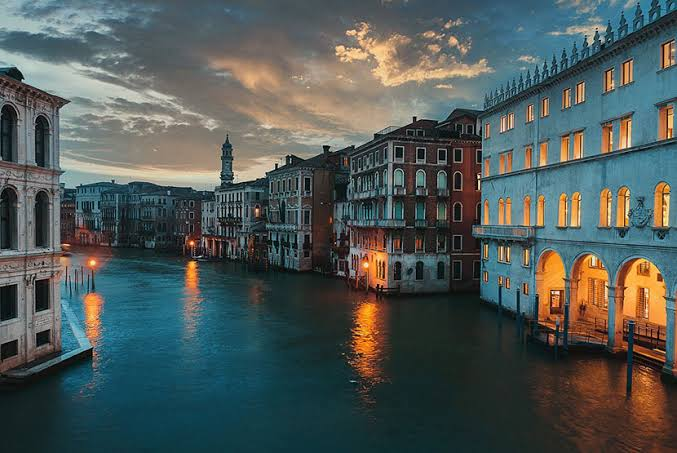
#> input picture Main_project/zerowatermark/uploads/1.jpeg, 677 x 453 px, found by its file name
$ jupyter execute Main_Project_different.ipynb
#> lines starting #> are read from the running program, lines starting #| are printed output that depends on the picture
[cell 1]
import cv2
import numpy as np

# Load the four images to be fused
img1 = cv2.imread("E:/S4/Project/Main Project/images/1.jpeg")
#> img1 is the input picture: shape (453, 677, 3); mean B, G, R 86.6, 88.7, 79.3
img2 = cv2.imread("E:/S4/Project/Main Project/images/2.jpeg")
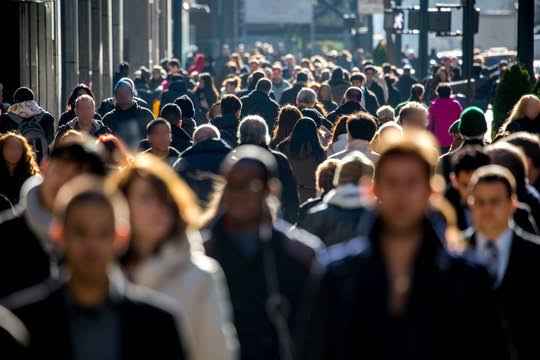
#> input picture Main_project/zerowatermark/uploads/2.jpeg, 540 x 360 px, found by its file name
#> img2 is the input picture: shape (360, 540, 3); mean B, G, R 65.1, 64.5, 68.2
img3 = cv2.imread("E:/S4/Project/Main Project/images/3.jpeg")
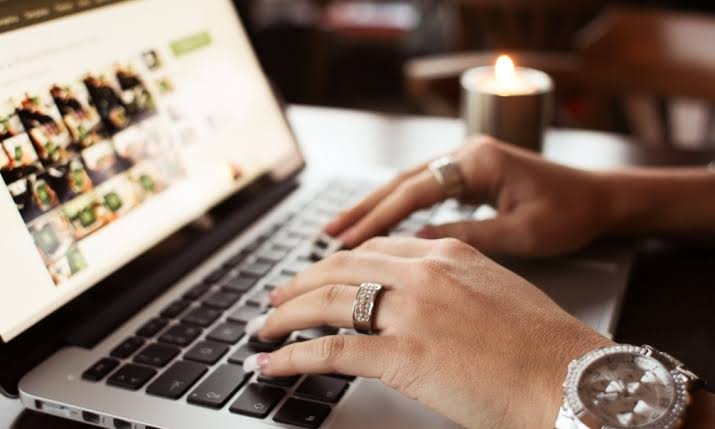
#> input picture Main_project/zerowatermark/uploads/3.jpeg, 715 x 429 px, found by its file name
#> img3 is the input picture: shape (429, 715, 3); mean B, G, R 102.9, 115.6, 136.3
img4 = cv2.imread("E:/S4/Project/Main Project/images/4.jpeg")
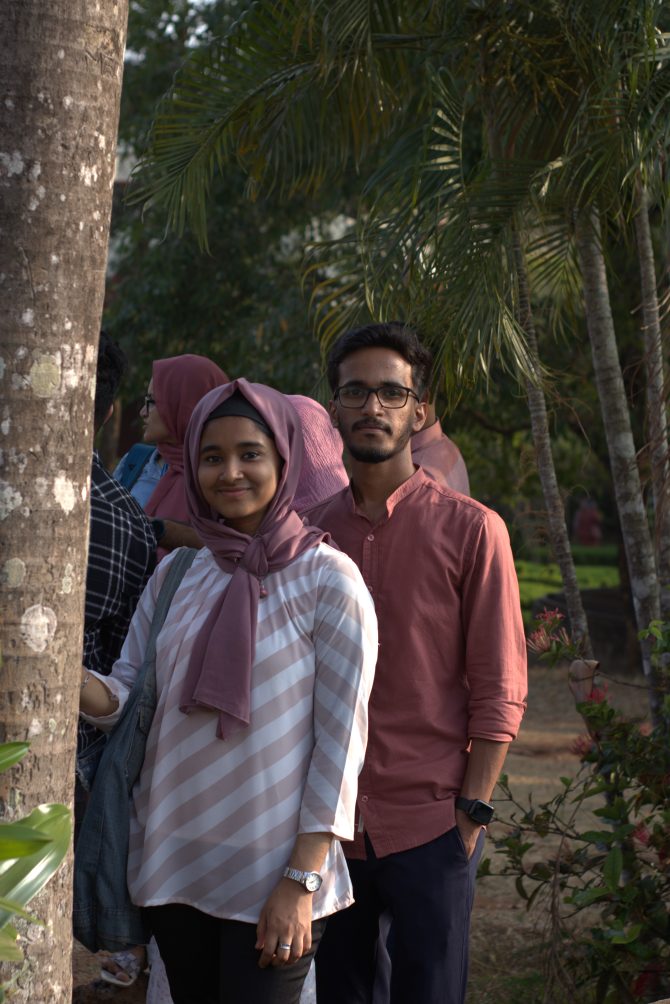
#> input picture images/4.jpeg, 4020 x 6024 px, found by its file name (shown at 1/6 size)
#> img4 is the input picture: shape (6024, 4020, 3); mean B, G, R 57.8, 64.3, 72.1

# Resize the images to the same size
img1 = cv2.resize(img1, (680, 400),interpolation=cv2.INTER_AREA)
#> img1: shape (400, 680, 3)
img2 = cv2.resize(img2, (680, 400),interpolation=cv2.INTER_AREA)
#> img2: shape (400, 680, 3)
img3 = cv2.resize(img3, (680, 400),interpolation=cv2.INTER_AREA)
#> img3: shape (400, 680, 3)
img4 = cv2.resize(img4, (680, 400),interpolation=cv2.INTER_AREA)
#> img4: shape (400, 680, 3)

gray1 = cv2.cvtColor(img1, cv2.COLOR_BGR2GRAY)
gray2 = cv2.cvtColor(img2, cv2.COLOR_BGR2GRAY)
gray3 = cv2.cvtColor(img3, cv2.COLOR_BGR2GRAY)
gray4 = cv2.cvtColor(img4, cv2.COLOR_BGR2GRAY)
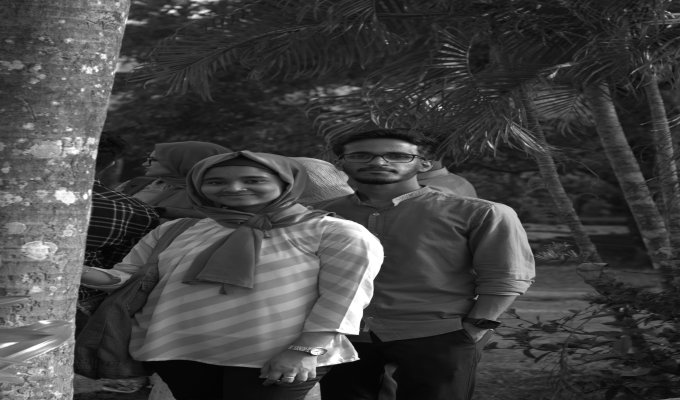
#> gray4: shape (400, 680); min 4, max 255, mean 65.9

fused1 = cv2.addWeighted(gray1, 0.5, gray2, 0.5, 0)
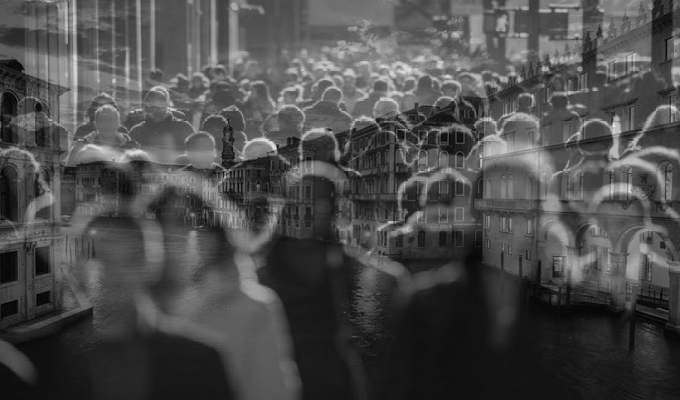
#> fused1: shape (400, 680); min 2, max 233, mean 75.6
fused2 = cv2.addWeighted(gray3, 0.5, gray4, 0.5, 0)
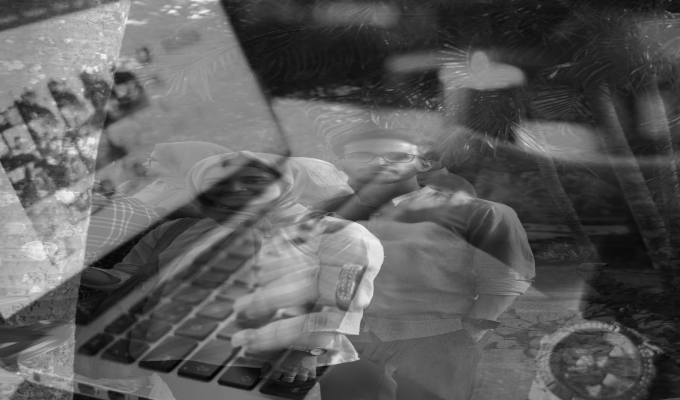
#> fused2: shape (400, 680); min 3, max 245, mean 93.1

final_fused = cv2.add(fused1, fused2)
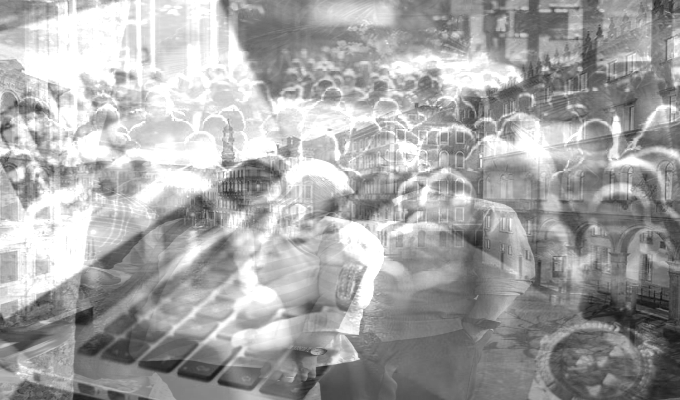
#> final_fused: shape (400, 680); min 19, max 255, mean 165.7

cv2.imshow('final_fused.jpg', final_fused)
cv2.imwrite('E:/S4/Project/Main Project/images/output.jpg', final_fused)
cv2.waitKey(0)
cv2.destroyAllWindows()

[cell 2]
x = final_fused.shape[1] // 2 - 50
#> x = 290
y = final_fused.shape[0] // 2 - 50
#> y = 150
width = 100
height = 100
effective_area = final_fused[y:y+height, x:x+width]
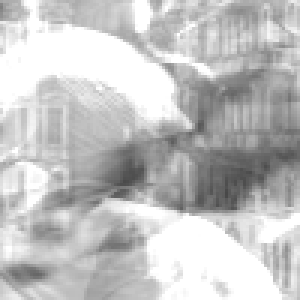
#> effective_area: shape (100, 100) (shown 3 times larger); min 72, max 255, mean 194.7
N = 256
effective_area_resized = cv2.resize(effective_area, (N, N))
cv2.imwrite('E:/S4/Project/Main Project/images/effective_area.jpg', effective_area_resized)
#> Out = True

[cell 3]
import pywt
import numpy as np
import cv2

# Load the image
image = cv2.imread('E:/S4/Project/Main Project/images/effective_area.jpg', 0)
#> image: shape (256, 256); min 73, max 255, mean 194.6

# Define the wavelet to use (in this case, we will use the Haar wavelet)
wavelet = pywt.Wavelet('haar')

# Decompose the image using the Lifting Wavelet Transform
coeffs = pywt.wavedec2(image, wavelet, mode='symmetric', level=1)
#> coeffs = 2 items

# Extract the approximation coefficients (which correspond to the low frequency information)
A = coeffs[0]
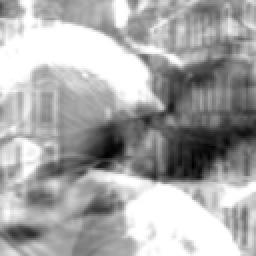
#> A: shape (128, 128) float64 (shown 2 times larger); min 151, max 510, mean 389.1; drawn with min black and max white

# Save the approximation coefficients as an image
cv2.imwrite('E:/S4/Project/Main Project/images/approximation_coefficients.jpg', A)
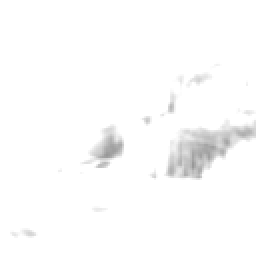
#> saved as approximation_coefficients.jpg: shape (128, 128) (shown 2 times larger); min 151, max 255, mean 251.6
#> Out = True

[cell 4]
import numpy as np
import cv2

# Load the low-frequency coefficient image
A = cv2.imread('E:/S4/Project/Main Project/images/approximation_coefficients.jpg', 0)
#> A: shape (128, 128); min 149, max 255, mean 251.6

# Define the block size
n = 8

# Divide the image into blocks of size n x n
blocks = [A[j:j+n, i:i+n] for (j, i) in np.ndindex(A.shape[0]//n, A.shape[1]//n)]
#> blocks = 256 items

# Apply QR decomposition to each block
Q_blocks = []
R_blocks = []
for block in blocks:
    Q, R = np.linalg.qr(block)
    Q_blocks.append(Q)
    R_blocks.append(R)
#> after the loop, Q_blocks = 256 items; R_blocks = 256 items

# Save the Q and R blocks as separate images
for i in range(len(blocks)):
    cv2.imwrite(f'E:/S4/Project/Main Project/images/block/Q_block_{i}.jpg', Q_blocks[i])
    cv2.imwrite(f'E:/S4/Project/Main Project/images/block/R_block_{i}.jpg', R_blocks[i])

[cell 5]
import numpy as np

# Define the size of the matrix
k = 4

# Generate a random matrix of size k x k
A = np.random.rand(k, k)

# Compute the 2-norm of each column of the matrix
col_norms = np.linalg.norm(A, ord=2, axis=0)

# Construct a diagonal matrix of the column norms
D = np.diag(col_norms)

# Compute the 2-norm of the original matrix using the singular value decomposition (SVD)
svd = np.linalg.svd(A)
matrix_norm = svd[1][0]

# Print the original matrix and the 2-norm matrix
print("Original matrix:")
print(A)
print("2-norm matrix:")
print(D)
print("2-norm of the original matrix:")
print(matrix_norm)

[cell 6]
import cv2
import numpy as np

# Normalize 2-norm values to range [0, 255]
cv2.normalize(matrix_norm, matrix_norm, 0, 255, cv2.NORM_MINMAX)

# Binarize 2-norm values
_, binarized_img = cv2.threshold(matrix_norm, 128, 255, cv2.THRESH_BINARY)
#> binarized_img = [0, 0, 0, 0]

# Save feature image
cv2.imwrite('E:/S4/Project/Main Project/images/feature_image.jpg', binarized_img)
#> Out = True
